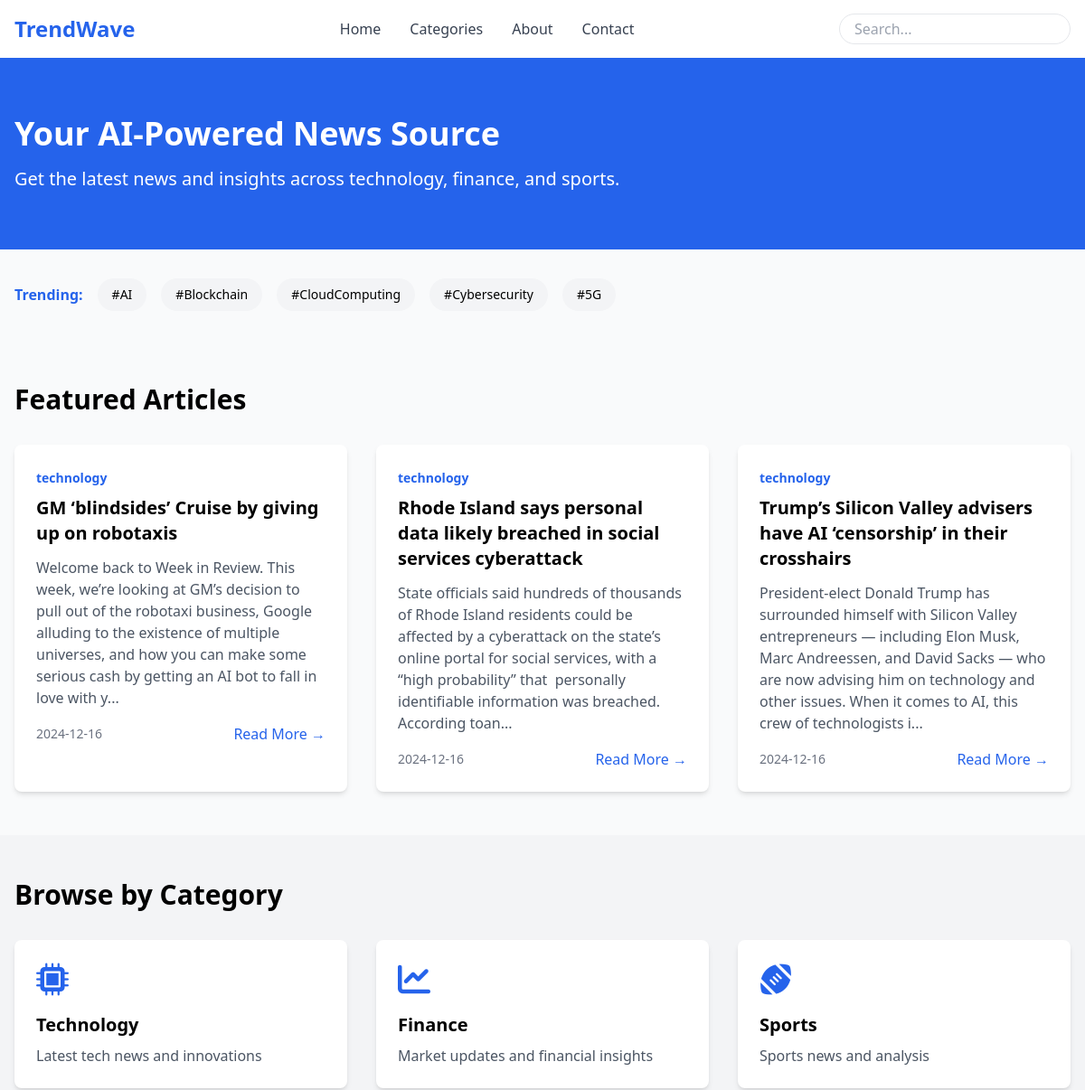
Before: / (upper part) with the older database file.
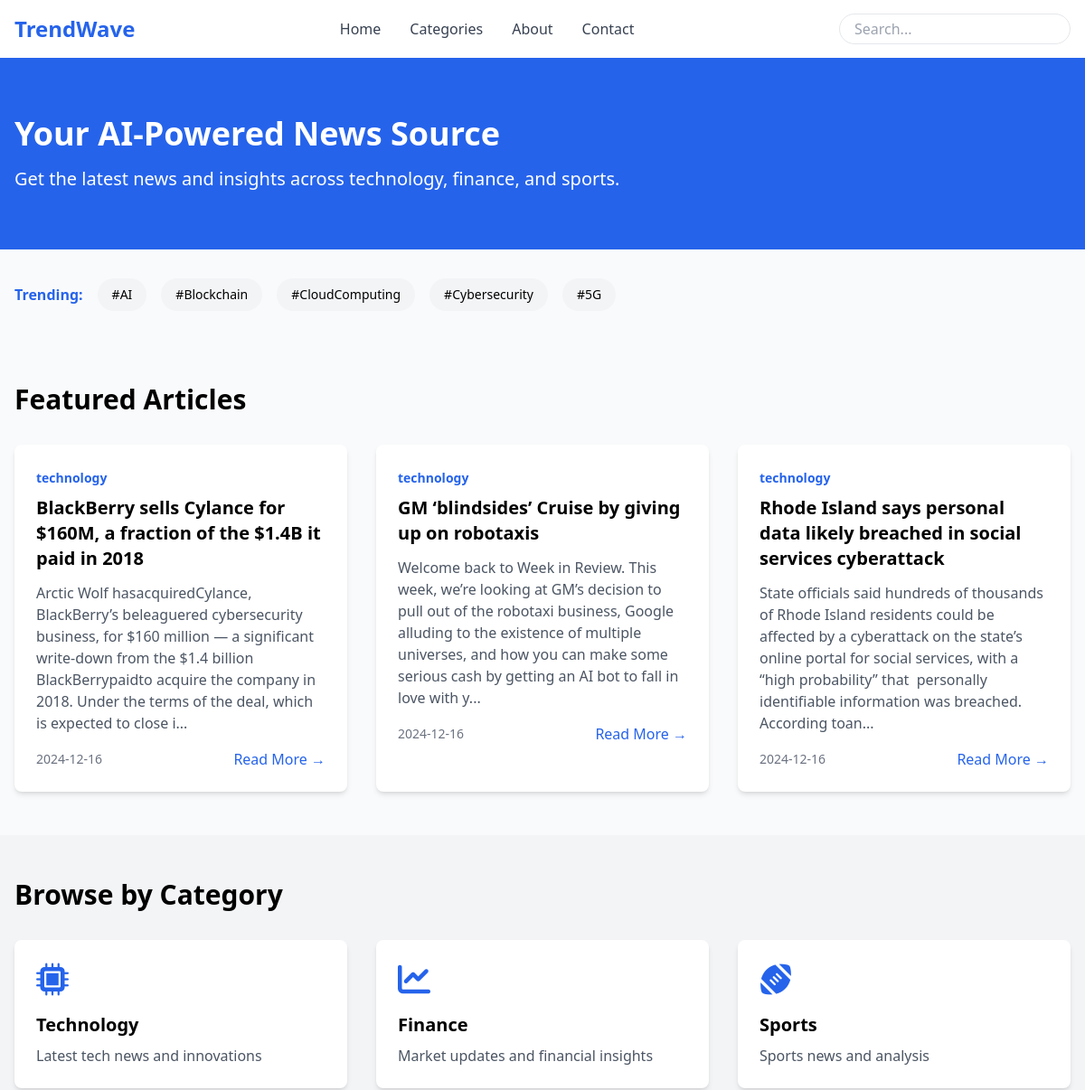
After: the same page with the newer database file.
### create_db.py (models this page shows)
class ArticleDB(Base):
    __tablename__ = "articles"
    id = Column(Integer, primary_key=True, index=True)
    title = Column(String(200), nullable=False)
    content = Column(Text, nullable=False)
    preview = Column(String(250), nullable=True)
    author = Column(String(100), nullable=True)
    date = Column(String(100), nullable=True)
    link = Column(String(500), nullable=True)
    category = Column(String(50), server_default='technology', nullable=True)
    created_at = Column(DateTime, default=datetime.utcnow, nullable=False)

### app.py (the view)
@app.get("/", response_class=HTMLResponse)
async def index(request: Request, db: Session = Depends(get_db)):
    articles = db.query(ArticleDB).order_by(desc(ArticleDB.created_at)).limit(3).all()
    return templates.TemplateResponse(
        "index.html",
        {"request": request, "articles": articles}
    )

### templates/index.html (shortened to what this page needs)
<!DOCTYPE html>
<html lang="en">
<head>
    <script src="https://cdn.tailwindcss.com"></script>
    <link rel="stylesheet" href="https://cdnjs.cloudflare.com/ajax/libs/font-awesome/6.0.0/css/all.min.css">
</head>
<body class="bg-gray-50">
    <nav class="bg-white shadow-lg">
        <div class="max-w-7xl mx-auto px-4">
            <div class="flex justify-between h-16">
                <div class="flex">
                    <a href="/" class="flex items-center">
                        <span class="text-2xl font-bold text-blue-600">TrendWave</span>
                    </a>
                </div>
                <div class="hidden md:flex items-center space-x-8">
                    <a href="/" class="text-gray-700 hover:text-blue-600">Home</a>
                    <div class="relative group">
                        <button class="text-gray-700 hover:text-blue-600">Categories</button>
                    </div>
                    <a href="/about" class="text-gray-700 hover:text-blue-600">About</a>
                    <a href="/contact" class="text-gray-700 hover:text-blue-600">Contact</a>
                </div>
                <div class="flex items-center">
                    <div class="relative">
                        <input type="text" placeholder="Search..." class="w-64 px-4 py-1 border rounded-full focus:outline-none focus:border-blue-500">
                    </div>
                </div>
            </div>
        </div>
    </nav>
    <div class="bg-blue-600 text-white py-16">
        <div class="max-w-7xl mx-auto px-4">
            <h1 class="text-4xl font-bold mb-4">Your AI-Powered News Source</h1>
            <p class="text-xl">Get the latest news and insights across technology, finance, and sports.</p>
        </div>
    </div>
    <div class="max-w-7xl mx-auto px-4 py-8">
        <div class="flex items-center gap-4 overflow-x-auto">
            <span class="text-blue-600 font-bold">Trending:</span>
            <a href="#" class="bg-gray-100 px-4 py-2 rounded-full text-sm hover:bg-blue-100">#AI</a>
            <a href="#" class="bg-gray-100 px-4 py-2 rounded-full text-sm hover:bg-blue-100">#Blockchain</a>
            <a href="#" class="bg-gray-100 px-4 py-2 rounded-full text-sm hover:bg-blue-100">#CloudComputing</a>
            <a href="#" class="bg-gray-100 px-4 py-2 rounded-full text-sm hover:bg-blue-100">#Cybersecurity</a>
            <a href="#" class="bg-gray-100 px-4 py-2 rounded-full text-sm hover:bg-blue-100">#5G</a>
        </div>
    </div>
    <div class="max-w-7xl mx-auto px-4 py-12">
        <h2 class="text-3xl font-bold mb-8">Featured Articles</h2>
        <div class="grid grid-cols-1 md:grid-cols-3 gap-8">
            {% for article in articles %}
            <div class="bg-white rounded-lg shadow-md overflow-hidden">
                <div class="p-6">
                    <span class="text-blue-600 text-sm font-semibold">{{article.category}}</span>
                    <h3 class="text-xl font-bold mt-2 mb-3">{{article.title}}</h3>
                    <p class="text-gray-600 mb-4">{{article.preview}}</p>
                    <div class="flex justify-between items-center">
                        <span class="text-sm text-gray-500">{{article.date}}</span>
                        <a href="/article/{{article.id}}" class="text-blue-600 hover:text-blue-800">Read More →</a>
                    </div>
                </div>
            </div>
            {% endfor %}
        </div>
    </div>
    <div class="bg-gray-100 py-12">
        <div class="max-w-7xl mx-auto px-4">
            <h2 class="text-3xl font-bold mb-8">Browse by Category</h2>
            <div class="grid grid-cols-1 md:grid-cols-3 gap-8">
                <a href="/category/technology" class="bg-white p-6 rounded-lg shadow-md hover:shadow-lg transition">
                    <i class="fas fa-microchip text-4xl text-blue-600 mb-4"></i>
                    <h3 class="text-xl font-bold mb-2">Technology</h3>
                    <p class="text-gray-600">Latest tech news and innovations</p>
                </a>
                <a href="/category/finance" class="bg-white p-6 rounded-lg shadow-md hover:shadow-lg transition">
                    <i class="fas fa-chart-line text-4xl text-blue-600 mb-4"></i>
                    <h3 class="text-xl font-bold mb-2">Finance</h3>
                    <p class="text-gray-600">Market updates and financial insights</p>
                </a>
                <a href="/category/sports" class="bg-white p-6 rounded-lg shadow-md hover:shadow-lg transition">
                    <i class="fas fa-football-ball text-4xl text-blue-600 mb-4"></i>
                    <h3 class="text-xl font-bold mb-2">Sports</h3>
                    <p class="text-gray-600">Sports news and analysis</p>
                </a>
            </div>
        </div>
    </div>
</body>
</html>

Changed rows visible on the page:
no longer on this page (row unchanged): ArticleDB: category "technology", title "Trump’s Silicon Valley advisers have AI ‘censorship’ in their crosshairs", preview "President-elect Donald Trump has surrounded himself with Silicon Valley entrepreneurs — including Elon Musk, Marc Andreessen, and David Sacks — who are now advising him on technology and other issues. When it comes to AI, this crew of technologists i...", date "2024-12-16"
added ArticleDB: category "technology", title "BlackBerry sells Cylance for $160M, a fraction of the $1.4B it paid in 2018", preview "Arctic Wolf hasacquiredCylance, BlackBerry’s beleaguered cybersecurity business, for $160 million — a significant write-down from the $1.4 billion BlackBerrypaidto acquire the company in 2018. Under the terms of the deal, which is expected to close i...", date "2024-12-16"
